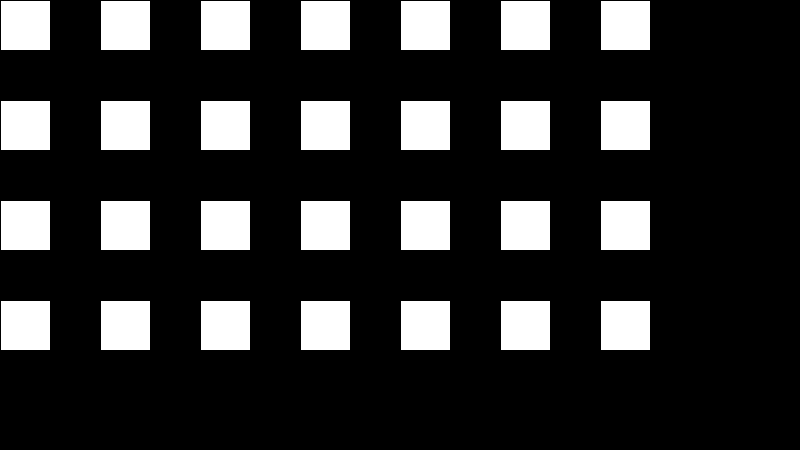
Frame 1 (no input)
Frame 60 (the mouse pressed at the canvas centre just before this capture): identical to frame 1, image omitted
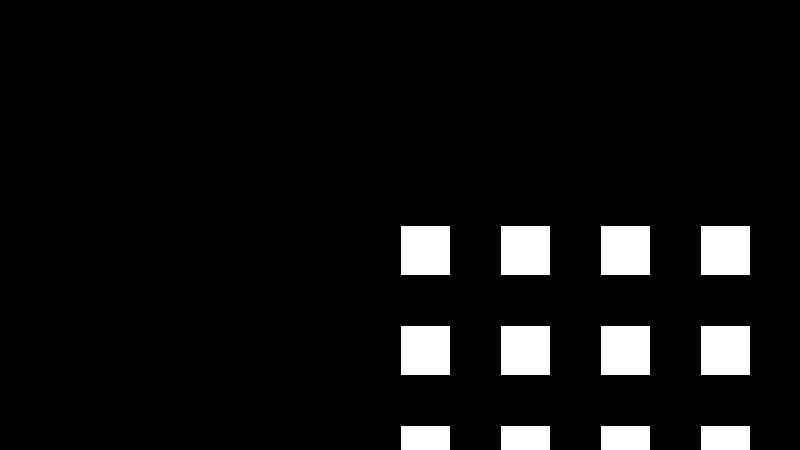
Frame 120 (the mouse held since frame 60 and released just before this capture)

The Processing sketch that drew these frames (run headless with seeded random() and noise(); from frame 60 on, the mouse is pressed at the canvas centre):

// Processing sketch: loops_07
// ── loops_07.pde
/**
 * loops_07
 * 
 * Fancy loops: a loop within a loop
 */

void setup() {
  size(800, 450);
}

void draw() {
  background(0);
  int i = 0;
  while (i < 7) {
    int j = 0;
    while (j < 4) {
      rect(mouseX + (i * 100), mouseY + (j * 100), 50, 50);
      j++;
    }
    i++;
  }
}
